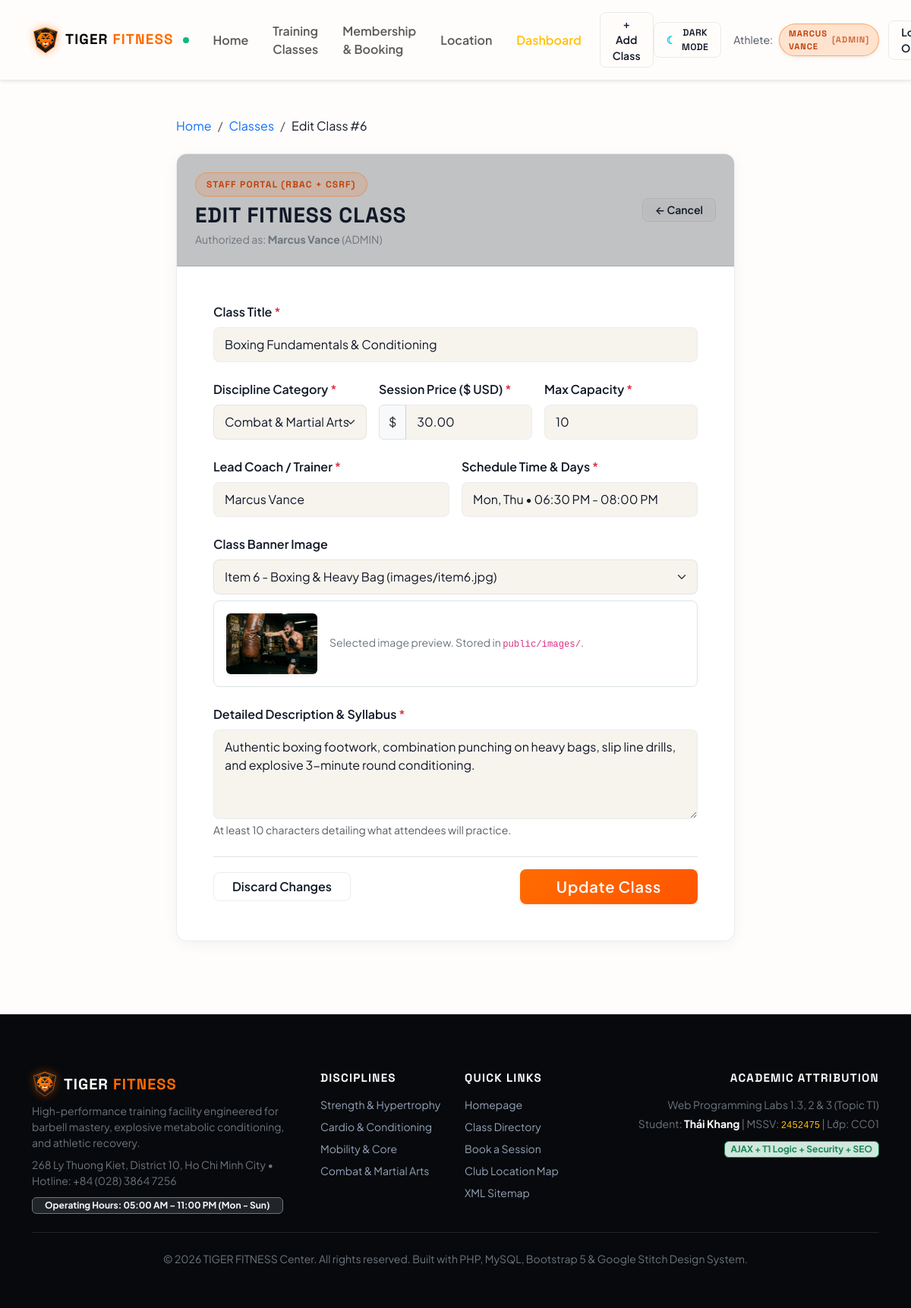
Page /bookstore/pages/class_form.php?id=6 (signed in) on the committed database.
### tables this page shows
CREATE TABLE `fitness_classes` (
  `id` INT AUTO_INCREMENT PRIMARY KEY,
  `category_id` INT NOT NULL,
  `title` VARCHAR(150) NOT NULL,
  `description` TEXT NOT NULL,
  `trainer_name` VARCHAR(100) NOT NULL,
  `schedule_info` VARCHAR(100) NOT NULL,
  `price` DECIMAL(10,2) NOT NULL DEFAULT 0.00,
  `max_capacity` INT NOT NULL DEFAULT 15,
  `image_url` VARCHAR(255) NULL,
  `created_at` TIMESTAMP DEFAULT CURRENT_TIMESTAMP,
  CONSTRAINT `fk_class_category`
    FOREIGN KEY (`category_id`)
    REFERENCES `categories` (`id`)
    ON DELETE CASCADE
    ON UPDATE CASCADE
);

CREATE TABLE `categories` (
  `id` INT AUTO_INCREMENT PRIMARY KEY,
  `name` VARCHAR(100) NOT NULL,
  `description` TEXT NULL
);

### bookstore/config/preferences.php (called while the page is built, shortened)
<?php
function getActiveTheme(): string {
    $theme = $_COOKIE[COOKIE_THEME] ?? 'light';
    return in_array($theme, ['light', 'dark'], true) ? $theme : 'light';
}

### bookstore/config/session.php (called while the page is built, shortened)
<?php
function e(?string $value): string {
    return htmlspecialchars((string)$value, ENT_QUOTES | ENT_SUBSTITUTE, 'UTF-8');
}
function isLoggedIn(): bool {
    return isset($_SESSION['user_id']) && !empty($_SESSION['user_id']);
}
function getCurrentUser(): ?array {
    return [
        'id'        => $_SESSION['user_id'] ?? null,
        'user_id'   => $_SESSION['user_id'] ?? null,
        'full_name' => $_SESSION['full_name'] ?? 'Member',
        'email'     => $_SESSION['email'] ?? '',
        'role'      => $_SESSION['role'] ?? 'member',
    ];
}

### bookstore/pages/class_form.php (the view, shortened to what this page needs)
<?php
require_once __DIR__ . '/../config/session.php';
require_once __DIR__ . '/../config/database.php';
require_once __DIR__ . '/../config/preferences.php';
$currentUser = getCurrentUser();
$editId = filter_var($_POST['class_id'] ?? $_POST['id'] ?? $_GET['id'] ?? null, FILTER_VALIDATE_INT);
$isEdit = !empty($editId);
$errors = [];
$presetImages = [
    'images/item1.jpg' => 'Item 1 - Heavy Barbell & Deadlift',
    'images/item2.jpg' => 'Item 2 - Battle Ropes HIIT',
    'images/item3.jpg' => 'Item 3 - Olympic Weightlifting',
    'images/item4.jpg' => 'Item 4 - Turf Sled Push',
    'images/item5.jpg' => 'Item 5 - Yoga & Mobility Flow',
    'images/item6.jpg' => 'Item 6 - Boxing & Heavy Bag',
];
try {
    $catStmt = $pdo->query("SELECT id, name FROM categories ORDER BY name ASC");
    $categories = $catStmt->fetchAll();
} catch (PDOException $e) {
    error_log("Failed to load categories: " . $e->getMessage());
    $categories = [];
}
$formData = [
    'title'         => '',
    'category_id'   => '',
    'trainer_name'  => $currentUser['full_name'] ?? '',
    'schedule_info' => '',
    'price'         => '',
    'max_capacity'  => '15',
    'image_url'     => 'images/item1.jpg',
    'description'   => ''
];
if ($isEdit) {
    try {
        $stmt = $pdo->prepare("SELECT * FROM fitness_classes WHERE id = :id LIMIT 1");
        $stmt->execute(['id' => $editId]);
        $existingClass = $stmt->fetch();
        $formData = [
            'title'         => $existingClass['title'],
            'category_id'   => (string)$existingClass['category_id'],
            'trainer_name'  => $existingClass['trainer_name'],
            'schedule_info' => $existingClass['schedule_info'],
            'price'         => (string)$existingClass['price'],
            'max_capacity'  => (string)($existingClass['max_capacity'] ?? 15),
            'image_url'     => $existingClass['image_url'],
            'description'   => $existingClass['description']
        ];
    } catch (PDOException $e) {
        error_log("Failed to load class for edit: " . $e->getMessage());
        setFlash('error', "Database error while loading class details.");
        header('Location: classes.php');
        exit;
    }
}
$activeTheme = getActiveTheme();
?>
<!DOCTYPE html>
<html lang="en">
<head>
  <link href="https://cdn.jsdelivr.net/npm/bootstrap@5.3.0/dist/css/bootstrap.min.css" rel="stylesheet">
  <link rel="stylesheet" href="../public/css/style.css">
</head>
<body class="<?php echo ($activeTheme === 'dark') ? 'theme-dark' : ''; ?>" data-bs-theme="<?php echo e($activeTheme); ?>">
<?php require_once __DIR__ . '/../components/header.php'; ?>
<main class="container py-5">
  <div class="row justify-content-center">
    <div class="col-12 col-lg-8">
      <nav aria-label="breadcrumb" class="mb-4">
        <ol class="breadcrumb">
          <li class="breadcrumb-item"><a href="../public/index.php" class="text-decoration-none">Home</a></li>
          <li class="breadcrumb-item"><a href="classes.php" class="text-decoration-none">Classes</a></li>
          <li class="breadcrumb-item active text-white" aria-current="page"><?php echo $isEdit ? 'Edit Class #' . (int)$editId : 'New Class'; ?></li>
        </ol>
      </nav>
      <div class="glass-panel overflow-hidden mb-5">
        <div class="p-4 border-bottom border-secondary border-opacity-25" style="background: rgba(9, 13, 22, 0.25);">
          <div class="d-flex align-items-center justify-content-between flex-wrap gap-2">
            <div>
              <span class="hero-badge mb-2">Staff Portal (RBAC + CSRF)</span>
              <h1 class="h3 fw-bold font-headline text-uppercase mb-1"><?php echo $isEdit ? 'Edit Fitness Class' : 'Create New Fitness Class'; ?></h1>
              <p class="text-secondary small mb-0">Authorized as: <strong><?php echo e($currentUser['full_name']); ?></strong> (<?php echo e(strtoupper($currentUser['role'])); ?>)</p>
            </div>
            <a href="classes.php" class="btn btn-outline-apex btn-sm px-3">&larr; Cancel</a>
          </div>
        </div>
        <div class="card-body p-4 p-md-5">
          <form action="<?php echo $isEdit ? 'class_form.php?id=' . urlencode((string)$editId) : 'class_form.php'; ?>" method="POST" novalidate>
            <div class="mb-4">
              <label for="title" class="form-label fw-semibold">Class Title <span class="text-danger">*</span></label>
              <input
                type="text"
                class="form-control <?php echo isset($errors['title']) ? 'is-invalid' : ''; ?>"
                id="title"
                name="title"
                placeholder="e.g. Power Barbell Mastery"
                value="<?php echo e($formData['title']); ?>"
                required>
            </div>
            <div class="row g-3 mb-4">
              <div class="col-12 col-md-4">
                <label for="category_id" class="form-label fw-semibold">Discipline Category <span class="text-danger">*</span></label>
                <select
                  class="form-select <?php echo isset($errors['category_id']) ? 'is-invalid' : ''; ?>"
                  id="category_id"
                  name="category_id"
                  required>
                  <?php foreach ($categories as $cat): ?>
                    <option
                      value="<?php echo (int)$cat['id']; ?>"
                      <?php echo ($formData['category_id'] === (string)$cat['id']) ? 'selected' : ''; ?>>
                      <?php echo e($cat['name']); ?>
                    </option>
                  <?php endforeach; ?>
                </select>
              </div>
              <div class="col-12 col-md-4">
                <label for="price" class="form-label fw-semibold">Session Price ($ USD) <span class="text-danger">*</span></label>
                <div class="input-group">
                  <span class="input-group-text">$</span>
                  <input
                    type="number"
                    step="0.01"
                    min="0"
                    class="form-control <?php echo isset($errors['price']) ? 'is-invalid' : ''; ?>"
                    id="price"
                    name="price"
                    placeholder="35.00"
                    value="<?php echo e($formData['price']); ?>"
                    required>
                </div>
              </div>
              <div class="col-12 col-md-4">
                <label for="max_capacity" class="form-label fw-semibold">Max Capacity <span class="text-danger">*</span></label>
                <input
                  type="number"
                  min="1"
                  max="100"
                  class="form-control <?php echo isset($errors['max_capacity']) ? 'is-invalid' : ''; ?>"
                  id="max_capacity"
                  name="max_capacity"
                  value="<?php echo e($formData['max_capacity']); ?>"
                  required>
              </div>
            </div>
            <div class="row g-3 mb-4">
              <div class="col-12 col-md-6">
                <label for="trainer_name" class="form-label fw-semibold">Lead Coach / Trainer <span class="text-danger">*</span></label>
                <input
                  type="text"
                  class="form-control <?php echo isset($errors['trainer_name']) ? 'is-invalid' : ''; ?>"
                  id="trainer_name"
                  name="trainer_name"
                  placeholder="e.g. Marcus Vance"
                  value="<?php echo e($formData['trainer_name']); ?>"
                  required>
              </div>
              <div class="col-12 col-md-6">
                <label for="schedule_info" class="form-label fw-semibold">Schedule Time &amp; Days <span class="text-danger">*</span></label>
                <input
                  type="text"
                  class="form-control <?php echo isset($errors['schedule_info']) ? 'is-invalid' : ''; ?>"
                  id="schedule_info"
                  name="schedule_info"
                  placeholder="e.g. Mon, Wed, Fri • 06:00 AM - 07:30 AM"
                  value="<?php echo e($formData['schedule_info']); ?>"
                  required>
              </div>
            </div>
            <div class="mb-4">
              <label for="image_url" class="form-label fw-semibold">Class Banner Image</label>
              <select class="form-select mb-2" id="image_url" name="image_url" onchange="previewSelectedImage(this.value)">
                <?php foreach ($presetImages as $path => $label): ?>
                  <option value="<?php echo e($path); ?>" <?php echo ($formData['image_url'] === $path) ? 'selected' : ''; ?>>
                    <?php echo e($label); ?> (<?php echo e($path); ?>)
                  </option>
                <?php endforeach; ?>
              </select>
              <div class="d-flex align-items-center gap-3 p-3 rounded-3 border">
                <img
                  id="image_preview"
                  src="../public/<?php echo e($formData['image_url'] ?: 'images/item1.jpg'); ?>"
                  alt="Class Banner Preview"
                  class="rounded object-fit-cover shadow-sm"
                  style="width: 120px; height: 80px;">
                <div class="small text-secondary">
                  Selected image preview. Stored in <code>public/images/</code>.
                </div>
              </div>
            </div>
            <div class="mb-4">
              <label for="description" class="form-label fw-semibold">Detailed Description &amp; Syllabus <span class="text-danger">*</span></label>
              <textarea
                class="form-control <?php echo isset($errors['description']) ? 'is-invalid' : ''; ?>"
                id="description"
                name="description"
                rows="4"
                placeholder="Comprehensive overview of training movements..."
                required><?php echo e($formData['description']); ?></textarea>
              <?php if (isset($errors['description'])): ?>
                <div class="invalid-feedback"><?php echo e($errors['description']); ?></div>
              <?php else: ?>
                <div class="form-text small text-muted">At least 10 characters detailing what attendees will practice.</div>
              <?php endif; ?>
            </div>
            <div class="d-flex justify-content-between align-items-center pt-3 border-top">
              <a href="classes.php" class="btn btn-outline-apex px-4">Discard Changes</a>
              <button type="submit" class="btn btn-apex-crimson btn-lg px-5 fw-semibold shadow-sm">
                <?php echo $isEdit ? 'Update Class' : 'Create Class'; ?>
              </button>
            </div>
          </form>
        </div>
      </div>
    </div>
  </div>
</main>
<?php require_once __DIR__ . '/../components/footer.php'; ?>
</body>
</html>

### bookstore/public/css/style.css (style rules this page uses)
:root { --tiger-orange: #FF6B00; --tiger-orange-hover: #FF8533; --tiger-amber: #FF9E00; --tiger-volt: #FF5500; --tiger-emerald: #10B981; --apex-crimson: #FF6B00; --apex-crimson-hover: #FF8533; --apex-volt: #FF5500; --apex-emerald: #10B981; --apex-bg: #FFFDFB; --apex-surface: #FFFFFF; --apex-surface-subtle: #F7F4EE; --apex-surface-container: #FAF6F0; --apex-border: rgba(17, 24, 39, 0.08); --apex-border-hover: rgba(255, 107, 0, 0.40); --apex-text-primary: #111827; --apex-text-muted: #6B7280; --apex-navbar-bg: rgba(255, 253, 251, 0.88); --apex-glass-bg: rgba(255, 255, 255, 0.84); --apex-card-shadow: 0 4px 20px -2px rgba(17, 24, 39, 0.06); --apex-glow: 0 10px 25px -3px rgba(255, 107, 0, 0.22); --font-headline: 'Space Grotesk', -apple-system, sans-serif; --font-body: 'Plus Jakarta Sans', -apple-system, BlinkMacSystemFont, 'Segoe UI', Roboto, sans-serif; }
body { font-family: var(--font-body); background-color: var(--apex-bg); color: var(--apex-text-primary); min-height: 100vh; display: flex; flex-direction: column; transition: background-color 0.25s ease, color 0.25s ease; -webkit-font-smoothing: antialiased; }
main { flex: 1 0 auto; }
h1, h2, h3, h4, h5, h6, .font-headline, .display-4, .display-5, .display-6 { font-family: var(--font-headline); letter-spacing: 0.03em; }
.glass-panel { background-color: var(--apex-glass-bg); backdrop-filter: blur(14px); -webkit-backdrop-filter: blur(14px); border: 1px solid var(--apex-border); box-shadow: var(--apex-card-shadow); border-radius: 14px; }
.btn-tiger-orange, .btn-apex-crimson, .btn-danger { background: linear-gradient(135deg, #FF6B00 0%, #FF5500 100%); border: none; color: #FFFFFF !important; font-weight: 600; letter-spacing: 0.04em; border-radius: 8px; transition: all 0.22s cubic-bezier(0.16, 1, 0.3, 1); box-shadow: 0 4px 14px rgba(255, 107, 0, 0.32); }
.btn-outline-apex, .btn-outline-tiger { background: transparent; border: 1px solid var(--apex-border); color: var(--apex-text-primary); font-weight: 600; border-radius: 8px; backdrop-filter: blur(8px); transition: all 0.2s ease; }
.hero-badge { display: inline-flex; align-items: center; gap: 8px; padding: 6px 14px; background: rgba(255, 107, 0, 0.14); border: 1px solid rgba(255, 107, 0, 0.38); border-radius: 9999px; color: #FFB366; font-family: var(--font-headline); font-size: 0.75rem; letter-spacing: 0.1em; text-transform: uppercase; font-weight: 700; }
.form-control, .form-select { background-color: var(--apex-surface-subtle); border: 1px solid var(--apex-border); color: var(--apex-text-primary); border-radius: 8px; padding: 10px 14px; transition: border-color 0.2s ease, box-shadow 0.2s ease; }
body:not(.theme-dark) main .glass-panel .text-white, body:not(.theme-dark) main .bento-card .text-white, body:not(.theme-dark) main .class-card .text-white, body:not(.theme-dark) main .breadcrumb-item.active.text-white, body:not(.theme-dark) main .table .text-white, body:not(.theme-dark) main > div .text-white { color: var(--apex-text-primary) !important; }
body:not(.theme-dark) .hero-badge { color: #C2410C; }

### rows in the picture
fitness_classes: title "Boxing Fundamentals & Conditioning", category_id "Combat & Martial Arts", price "30.00", max_capacity "10", trainer_name "Marcus Vance", schedule_info "Mon, Thu • 06:30 PM - 08:00 PM", image_url "Item 6 - Boxing & Heavy Bag (images/item6.jpg)", image_url (picture), description "Authentic boxing footwork, combination punching on heavy bags, slip line drills, and explosive 3-minute round conditioning."

### other values in the picture
$currentUser['full_name'] "MARCUS VANCE"
$currentUser['role'] "ADMIN"
$editId "6"
$currentUser['full_name'] "Marcus Vance"
